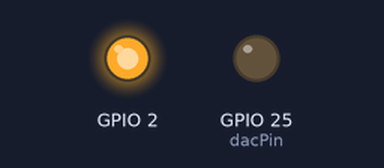
A sketch run on a simulated ESP32. Shown: output pins drawn as LEDs (lit = HIGH). Storage starts empty.

Above: at 0.1 s.
Timing chart, 0 to 1.6 s (numbered marks = the images above):
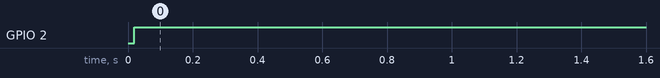

Measured:
- by itself, GPIO 2: LOW → HIGH at 0.02 s

The sketch:

Wav_Array.ino
```cpp
#include "SoundFiles.h"

void setup() {
  Serial.begin(115200);

}

void loop() {

  playSound (0, 0, true, 50); //Conditions: true - play sound: false - sound off
}
```

SoundFiles.h
```cpp
#include "SPIFFS.h"
#define numCol 14
#define numRow 6
#define wavCharMAX 30
#define buffersize 1024
#define dacPin 25
#define speakerEnable 2

char p[numCol][numRow][wavCharMAX];  // initialize array
char pOld[numCol][numRow][wavCharMAX];  // initialize array
char buffer[buffersize];
unsigned int scaled;
bool loadFile = true;
int i;
int Filesize;
int fileposition;
int readbyte;
int numBytes;
int byteflag = 0;
int old;
int x;

int oldindex;
int oldindex2;

byte loopflag = 1;
byte CheckFile = 1;
unsigned int timer1; unsigned int timer1old;

File f;

void playSound(const int index, const int index2, byte SoundFlag, uint8_t volume) {

  if (SoundFlag == true) {


      //Serial.println (loadFile);
      if (pOld[oldindex][oldindex2][wavCharMAX] == p[index][index2][wavCharMAX]) {
        loadFile = false;
        //Serial.println (loadFile);
      } else {
        loadFile = true;
      }

       if (CheckFile == 1) {
        loadFile = true;
        CheckFile = 0;
      }

    //Serial.println (loadFile);
    if (loadFile == true ) {
      //Serial.print("old Name: "); Serial.print(p[index][index2]); Serial.print("  Selected: "); Serial.println(p[index][index2]);
      // 0 - Common Files
      strcpy(p[0][0], "/StationPowerUp.wav");
      strcpy(p[0][1], "/StationPowerDown.wav");

      // 1 - Power Control
      strcpy(p[1][0], "/-----.wav");
      strcpy(p[1][1], "/-----.wav");
      strcpy(p[1][2], "/-----.wav");

      // 4 - Datamatic
      strcpy(p[4][0], "/DialClear.wav");
      strcpy(p[4][1], "/DialInput.wav");
      strcpy(p[4][2], "/NumberButtons.wav");
      strcpy(p[4][3], "/ProcessingScreen.wav");
      strcpy(p[4][4], "/TransmitButton.wav");

      // 5 - Safeomatic
      strcpy(p[5][0], "/speech3.wav");
      strcpy(p[5][1], "/-----.wav");
      strcpy(p[5][2], "/-----.wav");

      // 8 - Life Support
      strcpy(p[8][0], "/ExternalVent.wav");
      strcpy(p[8][1], "/LifePump.wav");

      // 9 - Docked Ship (energy and ship prep aux.)
      strcpy(p[9][0], "/CountdownBeep.wav");
      strcpy(p[9][1], "/KeySwitch.wav");
      strcpy(p[9][2], "/SycroBeep.wav");
      strcpy(p[9][3], "/Switch.wav");

      // 10 - Prep Status
      strcpy(p[10][0], "/-----.wav");
      strcpy(p[10][1], "/-----.wav");
      strcpy(p[10][2], "/-----.wav");

      // 11 - Laser Grid
      strcpy(p[11][0], "/KeyInsert.wav");

      // 12 - KeyPad
      strcpy(p[12][0], "/NumberButtons.wav");
      strcpy(p[12][1], "/Error.wav");
      strcpy(p[12][2], "/Correct.wav");

      // 13 - Laserbar
      strcpy(p[13][0], "/-----.wav");
      strcpy(p[13][1], "/-----.wav");
      strcpy(p[13][2], "/-----.wav");

      pOld[oldindex][oldindex2][wavCharMAX] = p[index][index2][wavCharMAX];

      SPIFFS.begin();
      pinMode(2, OUTPUT);
      digitalWrite(2, HIGH);


      f = SPIFFS.open(p[index][index2], "r");
      //Serial.print("File Name: "); Serial.print(p[index][index2]); Serial.print("File Size: "); Serial.println(f.size());
      Filesize = f.size();
      //Serial.print (micros());
    }


    //if ((SoundFlag == true) && (f.position() < f.size())) {

    if (f.position() < (f.size() - 1)) {
      int numBytes = _min(1024, f.size() - f.position() - 1);

      if (byteflag == 0) {
        f.readBytes(buffer, numBytes);
        byteflag = 1;
      }

      if (i < numBytes) {
        int old = micros();
        scaled = map((unsigned int)buffer[i], 0, 255, 0, volume);
        i++;
        dacWrite(25, scaled);
        timer1old = micros();
        while (micros() - old < 45); //125usec = 1sec/8000 and assume 5us for overhead like wifi

      } else {
        i = 0;
        byteflag = 0;
      }

      //Serial.print("Position "); Serial.println(f.position());
    } else {
      Serial.println("File Closed");
      pOld[oldindex][oldindex2][wavCharMAX] = p[index][index2][wavCharMAX];
      f.close();
      SoundFlag = true;
      loopflag = 0;
      i = 0;
      byteflag = 0;
      digitalWrite(25,LOW);
      return;
    }
  }
}
```
